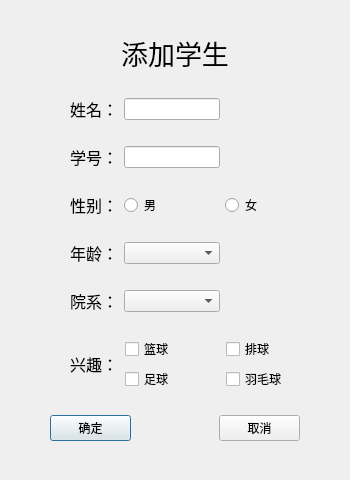
<?xml version="1.0" encoding="UTF-8"?>
<ui version="4.0">
 <class>addStu</class>
 <widget class="QDialog" name="addStu">
  <property name="geometry">
   <rect>
    <x>0</x>
    <y>0</y>
    <width>350</width>
    <height>480</height>
   </rect>
  </property>
  <property name="windowTitle">
   <string>addStu</string>
  </property>
  <layout class="QVBoxLayout" name="verticalLayout">
   <property name="leftMargin">
    <number>30</number>
   </property>
   <property name="topMargin">
    <number>15</number>
   </property>
   <property name="rightMargin">
    <number>30</number>
   </property>
   <property name="bottomMargin">
    <number>15</number>
   </property>
   <item>
    <widget class="QLabel" name="label">
     <property name="sizePolicy">
      <sizepolicy hsizetype="Preferred" vsizetype="Fixed">
       <horstretch>0</horstretch>
       <verstretch>0</verstretch>
      </sizepolicy>
     </property>
     <property name="font">
      <font>
       <pointsize>20</pointsize>
      </font>
     </property>
     <property name="text">
      <string>添加学生</string>
     </property>
     <property name="alignment">
      <set>Qt::AlignCenter</set>
     </property>
     <property name="margin">
      <number>15</number>
     </property>
    </widget>
   </item>
   <item>
    <layout class="QHBoxLayout" name="horizontalLayout" stretch="2,8">
     <property name="leftMargin">
      <number>40</number>
     </property>
     <property name="rightMargin">
      <number>100</number>
     </property>
     <item>
      <widget class="QLabel" name="label_2">
       <property name="font">
        <font>
         <pointsize>12</pointsize>
        </font>
       </property>
       <property name="text">
        <string>姓名：</string>
       </property>
      </widget>
     </item>
     <item>
      <widget class="QLineEdit" name="inputName"/>
     </item>
    </layout>
   </item>
   <item>
    <layout class="QHBoxLayout" name="horizontalLayout_2" stretch="2,8">
     <property name="leftMargin">
      <number>40</number>
     </property>
     <property name="rightMargin">
      <number>100</number>
     </property>
     <item>
      <widget class="QLabel" name="label_3">
       <property name="font">
        <font>
         <pointsize>12</pointsize>
        </font>
       </property>
       <property name="text">
        <string>学号：</string>
       </property>
      </widget>
     </item>
     <item>
      <widget class="QLineEdit" name="inputId"/>
     </item>
    </layout>
   </item>
   <item>
    <layout class="QHBoxLayout" name="horizontalLayout_3" stretch="2,4,4">
     <property name="leftMargin">
      <number>40</number>
     </property>
     <item>
      <widget class="QLabel" name="label_4">
       <property name="font">
        <font>
         <pointsize>12</pointsize>
        </font>
       </property>
       <property name="text">
        <string>性别：</string>
       </property>
      </widget>
     </item>
     <item>
      <widget class="QRadioButton" name="buttonMale">
       <property name="text">
        <string>男</string>
       </property>
      </widget>
     </item>
     <item>
      <widget class="QRadioButton" name="buttonFemale">
       <property name="text">
        <string>女</string>
       </property>
      </widget>
     </item>
    </layout>
   </item>
   <item>
    <layout class="QHBoxLayout" name="horizontalLayout_4" stretch="2,8">
     <property name="leftMargin">
      <number>40</number>
     </property>
     <property name="rightMargin">
      <number>100</number>
     </property>
     <item>
      <widget class="QLabel" name="label_5">
       <property name="font">
        <font>
         <pointsize>12</pointsize>
        </font>
       </property>
       <property name="text">
        <string>年龄：</string>
       </property>
      </widget>
     </item>
     <item>
      <widget class="QComboBox" name="selectAge"/>
     </item>
    </layout>
   </item>
   <item>
    <layout class="QHBoxLayout" name="horizontalLayout_5" stretch="2,8">
     <property name="leftMargin">
      <number>40</number>
     </property>
     <property name="rightMargin">
      <number>100</number>
     </property>
     <item>
      <widget class="QLabel" name="label_6">
       <property name="font">
        <font>
         <pointsize>12</pointsize>
        </font>
       </property>
       <property name="text">
        <string>院系：</string>
       </property>
      </widget>
     </item>
     <item>
      <widget class="QComboBox" name="selectDepartment"/>
     </item>
    </layout>
   </item>
   <item>
    <layout class="QHBoxLayout" name="horizontalLayout_6" stretch="2,8">
     <property name="leftMargin">
      <number>40</number>
     </property>
     <item>
      <widget class="QLabel" name="label_7">
       <property name="font">
        <font>
         <pointsize>12</pointsize>
        </font>
       </property>
       <property name="text">
        <string>兴趣：</string>
       </property>
      </widget>
     </item>
     <item>
      <layout class="QGridLayout" name="gridLayout">
       <item row="0" column="0">
        <widget class="QCheckBox" name="checkBasketball">
         <property name="text">
          <string>篮球</string>
         </property>
        </widget>
       </item>
       <item row="0" column="1">
        <widget class="QCheckBox" name="checkVolleyball">
         <property name="text">
          <string>排球</string>
         </property>
        </widget>
       </item>
       <item row="1" column="0">
        <widget class="QCheckBox" name="checkSoccer">
         <property name="text">
          <string>足球</string>
         </property>
        </widget>
       </item>
       <item row="1" column="1">
        <widget class="QCheckBox" name="checkBadminton">
         <property name="text">
          <string>羽毛球</string>
         </property>
        </widget>
       </item>
      </layout>
     </item>
    </layout>
   </item>
   <item>
    <layout class="QHBoxLayout" name="horizontalLayout_7" stretch="2,2,2">
     <property name="leftMargin">
      <number>20</number>
     </property>
     <property name="rightMargin">
      <number>20</number>
     </property>
     <item>
      <widget class="QPushButton" name="buttonOk">
       <property name="text">
        <string>确定</string>
       </property>
      </widget>
     </item>
     <item>
      <spacer name="horizontalSpacer">
       <property name="orientation">
        <enum>Qt::Horizontal</enum>
       </property>
       <property name="sizeHint" stdset="0">
        <size>
         <width>40</width>
         <height>20</height>
        </size>
       </property>
      </spacer>
     </item>
     <item>
      <widget class="QPushButton" name="buttonCancel">
       <property name="text">
        <string>取消</string>
       </property>
      </widget>
     </item>
    </layout>
   </item>
  </layout>
 </widget>
 <layoutdefault spacing="6" margin="11"/>
 <resources/>
 <connections/>
</ui>
